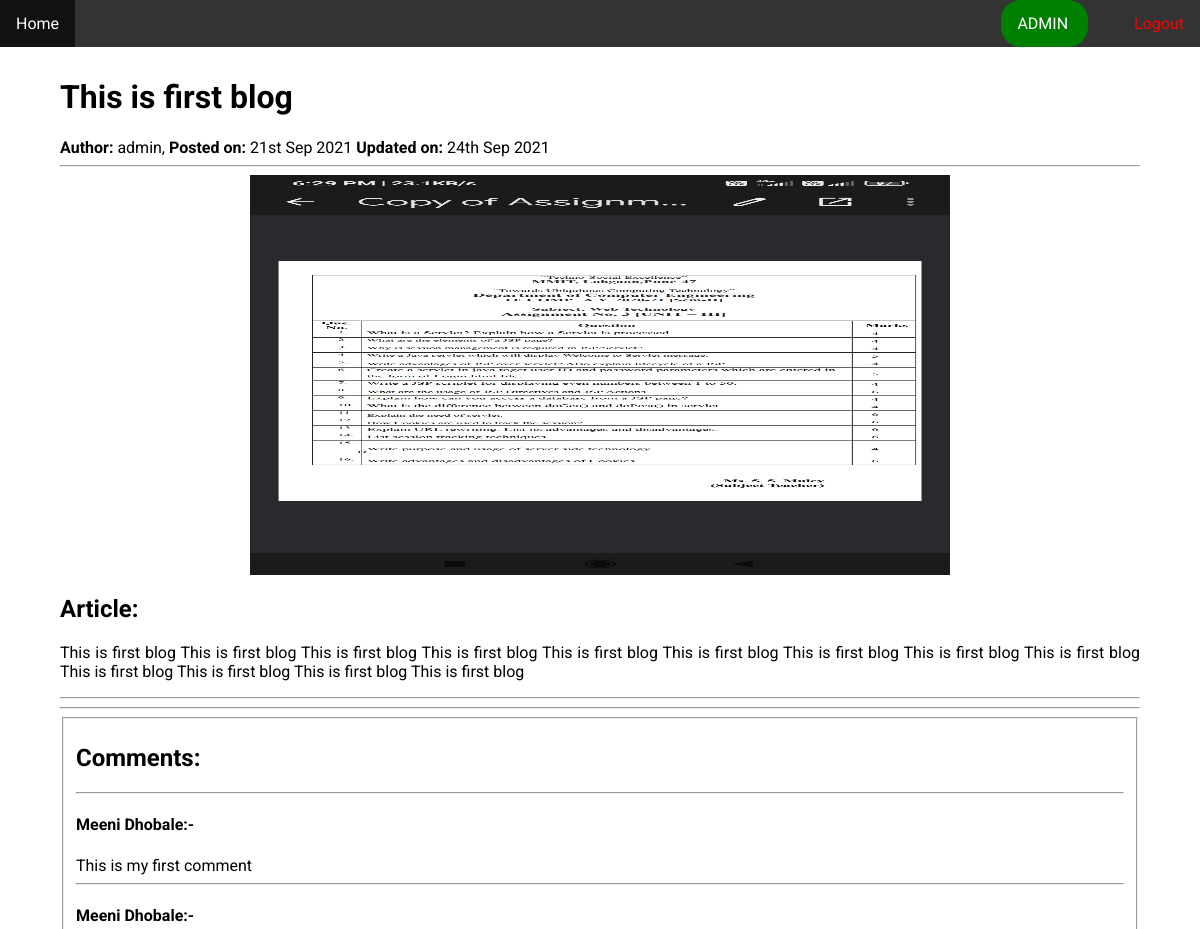
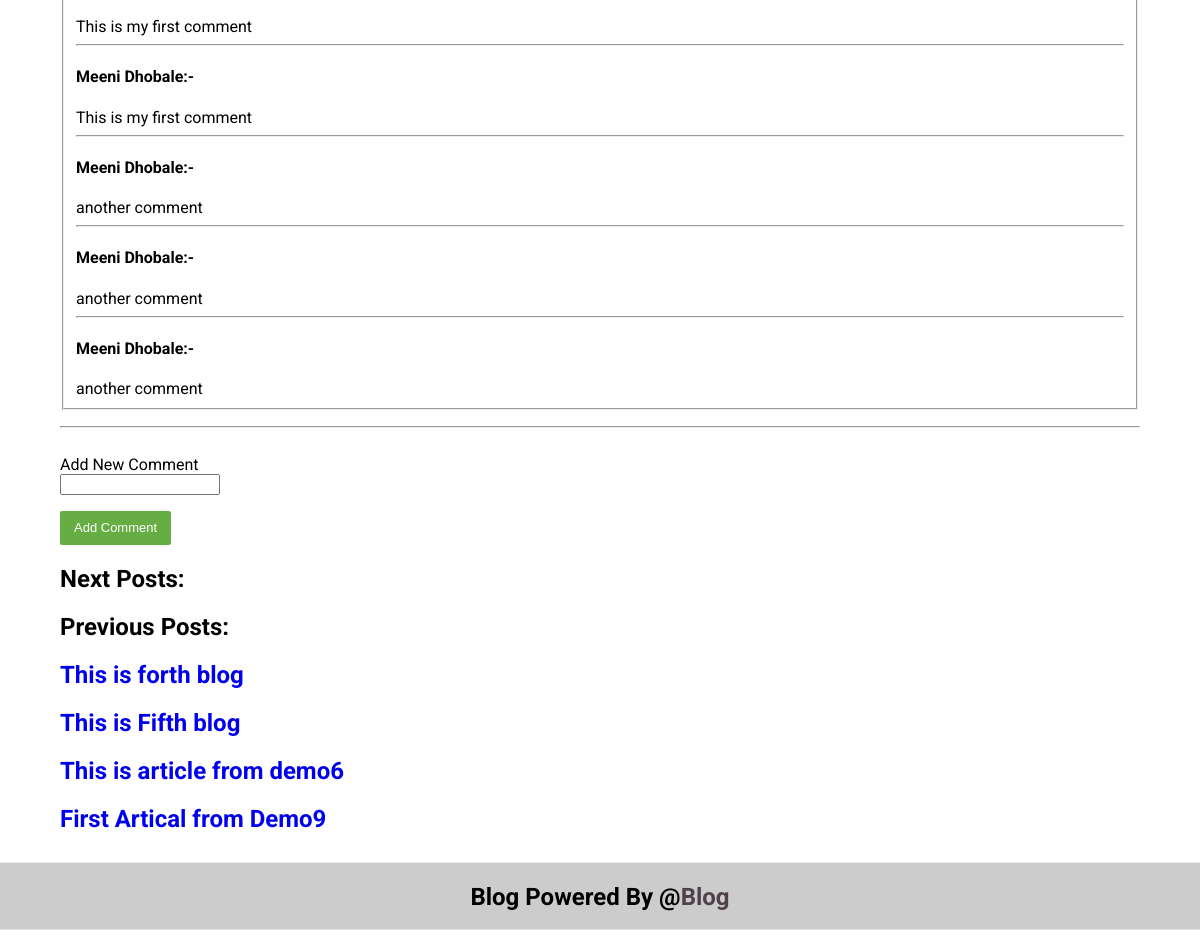
The app's page /show.php?id=96 (signed in) with its own data (2 pictures, top to bottom).
### tables this page shows
CREATE TABLE `article` (
  `articleId` int(30) NOT NULL,
  `articleTitle` varchar(300) NOT NULL,
  `articleSlug` text NOT NULL,
  `articleDescrip` text NOT NULL,
  `articleContent` longtext NOT NULL,
  `articleDate` datetime DEFAULT NULL,
  `articleEditDate` datetime DEFAULT NULL,
  `articleTags` varchar(300) DEFAULT NULL,
  `userid` int(30) NOT NULL,
  `articleImage` text DEFAULT NULL
);

CREATE TABLE `users` (
  `userid` int(30) NOT NULL,
  `username` varchar(300) NOT NULL,
  `password` varchar(300) NOT NULL,
  `email` varchar(300) NOT NULL,
  `profileid` int(30) NOT NULL,
  `roleid` int(30) NOT NULL
);

CREATE TABLE `comment` (
  `commentId` int(30) NOT NULL,
  `userid` int(30) NOT NULL,
  `articleId` int(30) NOT NULL,
  `comment` text NOT NULL
);

CREATE TABLE `user_profile` (
  `profileid` int(30) NOT NULL,
  `userid` int(30) NOT NULL,
  `firstName` varchar(50) DEFAULT NULL,
  `middleName` varchar(50) DEFAULT NULL,
  `lastName` varchar(50) DEFAULT NULL,
  `displayProfile` text DEFAULT 'c4366c5874fde2c16822c3c36f2df8de.jpg',
  `mobile` text DEFAULT NULL,
  `email` text DEFAULT NULL,
  `city` varchar(300) DEFAULT NULL,
  `district` varchar(300) DEFAULT NULL,
  `state` varchar(300) DEFAULT NULL,
  `country` varchar(300) DEFAULT NULL
);

### admin/classes/Article.php (called while the page is built, shortened)
<?php
require_once($_SERVER["DOCUMENT_ROOT"] . '/blog/includes/config.php');
class Article
{
  function selectArticleByArticleId($id)
  {
    global $db;
    $stmt = $db->prepare('SELECT * FROM article WHERE articleId = :articleId');
    $stmt->execute(array(':articleId' => $id));
    $row = $stmt->fetch();
    return $row;
  }
  function selectPreviousArticle($articleIdc)
  {
    global $db;
    $recom = $db->prepare("SELECT * from article where articleId<:articleIdc order by articleId ASC limit 5");
    $recom->execute(array(':articleIdc' => $articleIdc));
    $row = $recom->fetchAll();
    return $row;
  }
}
$Article = new Article();

### admin/classes/User.php (called while the page is built, shortened)
<?php
require_once($_SERVER["DOCUMENT_ROOT"] . '/blog/includes/config.php');
class User
{
 function selectSingleUserById($id)
 {
  global $db;
  $row = $db->query("SELECT * FROM users where userid='" . $id . "'")->fetch();
  return $row;
 }
}
$User = new User;

### admin/classes/Comment.php (called while the page is built, shortened)
<?php
require_once($_SERVER["DOCUMENT_ROOT"] . '/blog/includes/config.php');
class Comment{
  function showComments($articleid)
  {
    global $db;
    $comments = $db->query("SELECT * FROM comment WHERE articleId='" . $articleid . "'")->fetchAll();
    return $comments;
  }
}
$Comment = new Comment();

### admin/classes/Profile.php (called while the page is built, shortened)
<?php
require_once($_SERVER["DOCUMENT_ROOT"] . '/blog/includes/config.php');
class Profile
{
  function selectUserDetailsById($id)
  {
    global $db;
    $profile = $db->query("SELECT * FROM user_profile where userid='" . $id . "'")->fetch();
    return $profile;
  }
}
$Profile = new Profile;

### show.php (the view, shortened to what this page needs)
<?php include_once("includes/config.php");
include_once("admin/classes/Article.php");
include_once("admin/classes/User.php");
include_once("admin/classes/Comment.php");
include_once("admin/classes/Profile.php");
$id = $_GET['id'];
$row = $Article->selectArticleByArticleId($id);
$userid = $row['userid'];
$articleid = $row['articleId'];
$userdetail =  $User->selectSingleUserById($userid);
?>
<?php include("head.php");  ?>
<?php include("header.php"); ?>
<div class="center">
 <div class="content">
  <?php
  if ($_SESSION) {
   echo '<div >';
   echo '<h1>' . $row['articleTitle'] . '</h1>';
   if (isset($userdetail['username'])) {
    echo "<strong>Author: </strong>" . $userdetail['username'] . ', ';
   }
   echo '<strong> Posted on:</strong> ' . date('jS M Y', strtotime($row['articleDate']));
   if (isset($row['articleEditDate']) && !($row['articleDate'] == $row['articleEditDate'])) {
    echo ' <strong>Updated on: </strong>' . date('jS M Y ', strtotime($row['articleEditDate']));
   }
   echo '<hr>';
   if (isset($row['articleImage'])) {
    echo '<div class="center">
        <img src="/blog/assets/img/articleImages/' . $row['articleImage'] . '" width="700" height="400">
        </div>';
   }
   echo '<h2> Article:</h2><p>' . $row['articleContent'] . '</p><hr><hr>';
   echo '<fieldset><h2>Comments: </h2>';
   try {
    $comments = $Comment->showComments($articleid);
    foreach ($comments as $comment) {
     $userid = $comment['userid'];
     $userdetail = $Profile ->selectUserDetailsById($userid);
     echo '<hr><h4>' . $userdetail['firstName'] . ' ' . $userdetail['lastName'] . ':-</h4> ';
     echo $comment['comment'];
     echo '<br>';
    }
    echo '</fieldset>';
   } catch (PDOException $e) {
    echo $e->getMessage();
   }
   echo '</div>';
  } else {
   header('location:./register.php');
   exit;
  }
  ?>
  <form action="" method="post">
   <p><label for="">
     <hr><br>Add New Comment
    </label><br>
    <input type="text" name="comment">
   </p>
   <p><input type="submit" name="submit" class="editbtn" value="Add Comment"></p>
  </form>
  <h2> Next Posts:</h2>
  <?php
  $articleIdc = $row['articleId'];
  ?>
  <h2> Previous Posts:</h2>
  <?php
  $previous = $Article->selectPreviousArticle($articleIdc);
  foreach ($previous as $row1) {
   echo '<h2><a href="show.php?id=' . $row1['articleId'] . '" style="text-decoration:none;">' . $row1['articleTitle'] . '</a></h2>';
  }
  ?>
 </div>
</div>
<?php include("footer.php"); ?>

### head.php (shortened to what this page needs)
<!DOCTYPE html>
<html lang="en">
<head>
 <link rel="stylesheet" href="https://cdnjs.cloudflare.com/ajax/libs/font-awesome/5.13.0/css/all.min.css">
</head>
<body>
</body>
</html>

### header.php (shortened to what this page needs)
<!DOCTYPE html>
<html lang="en">
<head>
 <link rel="stylesheet" href="https://cdnjs.cloudflare.com/ajax/libs/slick-carousel/1.8.1/slick.css">
 <link rel="stylesheet" type="text/css" href="./assets/css-min.css">
 <link rel="stylesheet" type="text/css" href="./assets/style.css">
</head>
<body>
 <ul class="ulclass">
  <li><a href="./">Home</a></li>
  <li class="logout-btn" style="float:right;"><a href="./admin/logout.php" style="color: red;">Logout</a></li>
  <li class="reg-log-btn" style="float: right;"><a class="adminbtn" href="./admin/">Login</a></li>
 </ul>
</body>
</html>

### footer.php (shortened to what this page needs)
<!DOCTYPE html>
<html lang="en">
<head>
</head>
<body>
 <div class="footer">
  <center>
   <h2>Blog Powered By @<a target="_blank" href="">Blog </a></h2>
  </center>
 </div>
</body>
</html>

### assets/css-min.css (style rules this page uses)
.editbtn { transition: all linear 0.2s; background: #66ad44; border: none; font-size: 13px; line-height: 22px; border-radius: 0; padding: 6px 14px; font-family: "Montserrat", sans-serif; border-radius: 2px; color: white; }

### assets/style.css (style rules this page uses)
* { font-family: "Roboto", sans-serif; }
body { margin: 0; font-family: "Lato", sans-serif; background-color: white; height: 100vh; }
h1 { color: black; text-decoration: none; }
p { text-align: justify; }
.center { display: flex; justify-content: center; }
.content { padding: 10px 5%; width: 90%; height: 100%; float: left; border-left-color: #fff; border-right-color: #fff; }
.content h1 { text-decoration: none; }
.footer { display: flex; justify-content: center; position: sticky; bottom: 0px; background-color: #cccccc; color: black; clear: both; width: 100%; }
.footer a { color: #4d414c; text-decoration: none; }
.logout-btn { display: none; }
.adminbtn { padding-right: 20px; background: Green; margin-right: 30px; border-radius: 20px; }
.ulclass { list-style-type: none; margin: 0; padding: 0; overflow: hidden; background-color: #333; }
li { float: left; }
li a { display: block; color: white; text-align: center; padding: 14px 16px; text-decoration: none; }

### records on screen
article: articleTitle "This is first blog", articleDate "21st Sep 2021", articleEditDate "24th Sep 2021", articleImage (picture), articleContent "This is first blog This is first blog This is first blog This is first blog This is first blog This is first blog This is first blog This is first blog This is first blog This is first blog This is first blog This is first blog This is first blog"
users: username "admin"
comment: user_profile.firstName "Meeni", user_profile.lastName "Dhobale", comment "This is my first comment"
comment: user_profile.firstName "Meeni", user_profile.lastName "Dhobale", comment "This is my first comment"
comment: user_profile.firstName "Meeni", user_profile.lastName "Dhobale", comment "This is my first comment"
comment: user_profile.firstName "Meeni", user_profile.lastName "Dhobale", comment "another comment"
comment: user_profile.firstName "Meeni", user_profile.lastName "Dhobale", comment "another comment"
comment: user_profile.firstName "Meeni", user_profile.lastName "Dhobale", comment "another comment"
article: articleTitle "This is forth blog"
article: articleTitle "This is Fifth blog"
article: articleTitle "This is article from demo6"
article: articleTitle "First Artical from Demo9"
